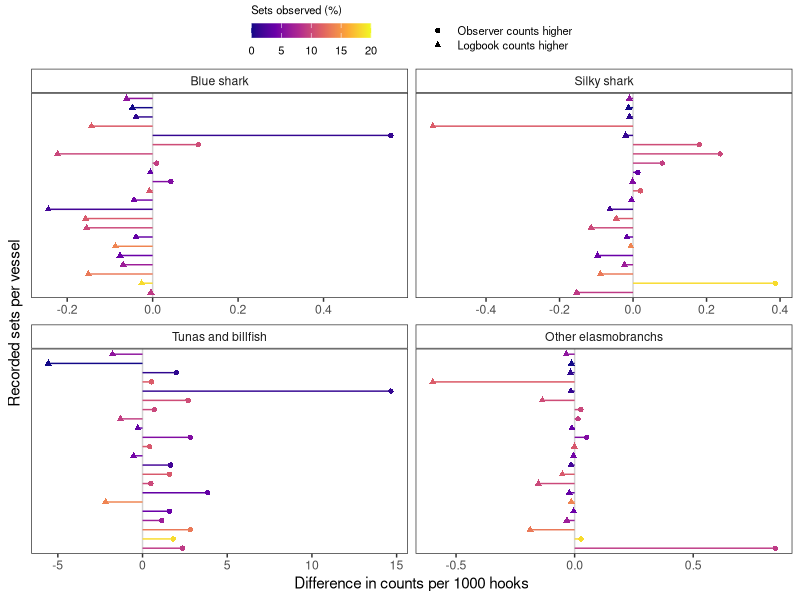
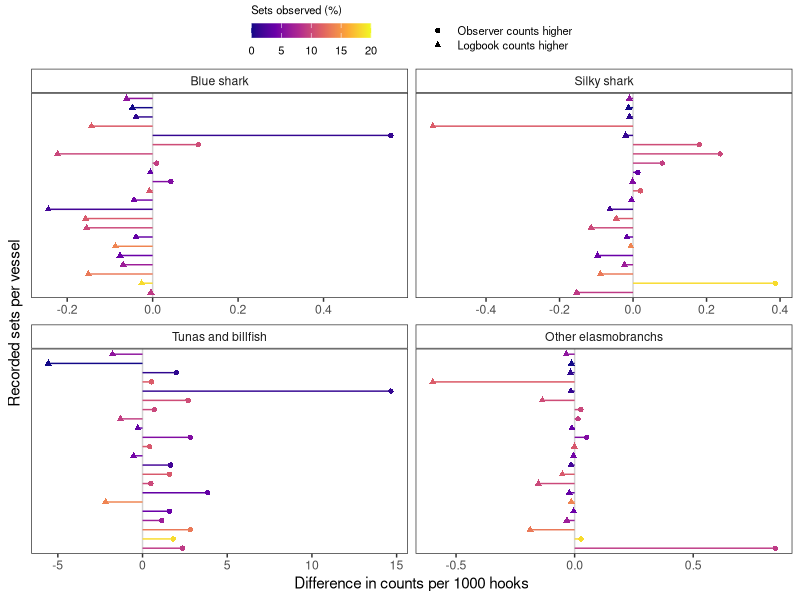

The R script that drew these images, in order:
## ---- chunk 1

library(here)
library(tidyverse)
library(pillar)
library(viridis)
library(scales)

knitr::opts_chunk$set(echo = TRUE)
## ---- chunk 2

webfig3_dat <- read_csv(here("public_data/webfig3_dat.csv"))

## prep data for plot
glimpse(webfig3_dat)

webfig3_dat <- webfig3_dat %>%
  mutate(catch_grp=factor(catch_grp, 
                          levels=c("blue_shark", "silky_shark", "tunas_and_billfishes", "other_sharks_and_rays"),
                          labels=c("Blue shark", "Silky shark", "Tunas and billfish", "Other elasmobranchs")))
webfig3_dat <- webfig3_dat %>%
  mutate(posneg_set=case_when(
    diff_avg_set>0~"obs higher",
    diff_avg_set<0~"log higher",
    diff_avg_set==0~"both zero",
    TRUE~""),
    posneg_hks=case_when(
    diff_avg_1000hks>0~"obs higher",    
    diff_avg_1000hks<0~"log higher",
    diff_avg_1000hks==0~"both zero",
    TRUE~""),
    posneg_set=factor(posneg_set, c("obs higher", "log higher", "both zero", "")),
    posneg_hks=factor(posneg_hks, c("obs higher", "log higher", "both zero", "")))
glimpse(webfig3_dat)
# make and order factors
webfig3_dat$label_nsets <- factor(webfig3_dat$count_sets)
webfig3_dat <- webfig3_dat %>%
  mutate(vesselID=factor(vesselID),
         vesselID=fct_reorder(vesselID, count_sets))
levels(webfig3_dat$vesselID)
levels(webfig3_dat$label_nsets)
webfig3_dat <- webfig3_dat %>%
  mutate(label_nsets=fct_reorder(label_nsets, count_sets)) # somehow they still don't order right in plot
           
##<>><< ##<><>>< Plot facet butterfly/Lollipop plot

webfig.3 <- webfig3_dat %>%
  # show only the 22 vessels with some observer coverage
  filter(obs_cover_pcnt>0) %>%
  ggplot() +
  geom_hline(yintercept=0, color="lightgray") +
  geom_segment(aes(x=reorder(vesselID, count_sets), xend=reorder(vesselID, count_sets), 
                   y=0, yend=diff_avg_1000hks, color=obs_cover_pcnt), size=0.5) +
  geom_point(aes(x=reorder(vesselID, count_sets), y=diff_avg_1000hks, color=obs_cover_pcnt, shape=posneg_hks)) +
  facet_wrap(~catch_grp, scales="free_x") +
  scale_x_discrete(breaks=webfig3_dat$vesselID, labels=webfig3_dat$label_nsets) +
  scale_color_viridis_c(option="plasma",
                        limits=c(0,20),
                        breaks=seq(0,20,5),
                        guide = guide_colorbar(direction = "horizontal",  title.position = "top")) +
  scale_shape(labels=c('Observer counts higher', 'Logbook counts higher'),
              guide = guide_legend(direction = "vertical", title.position = "top")) +
  coord_flip() +
  labs(y="Difference in counts per 1000 hooks", x="Recorded sets per vessel", color="Sets observed (%)", shape="") +
  theme_bw() +
  theme(
    axis.text.y=element_blank(),
    axis.ticks.y=element_blank(),
        panel.grid=element_blank(),
        strip.background = element_rect(fill="white"),
        legend.position="top",
        legend.key.height = unit(dev.size()[1] / 55, "inches"), # reduce thickness of color bar in legend
        legend.title=element_text(size=8),
        legend.text = element_text(size=8),
        legend.margin=margin(t=-0.1,b=-0.1, r=0.5, l=0.5, unit='cm')
        )
webfig.3

ggsave(plot=webfig.3, 
       filename=here("webfig3.png"),
       dpi=300,
       device=NULL)

